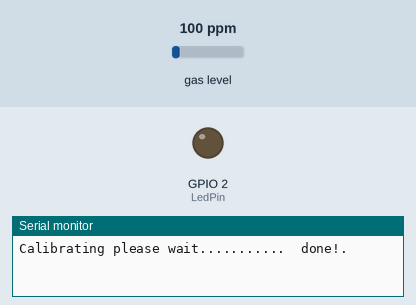
The sketch below on a simulated ESP8266 (NodeMCU). Shown: output pins drawn as LEDs (lit = HIGH), the last lines printed to the serial monitor. The inputs (shaded band) are chosen by the test bench; at power-on: gas level 100 ppm.

Above: at 0.1 s.
At 1.1 s:
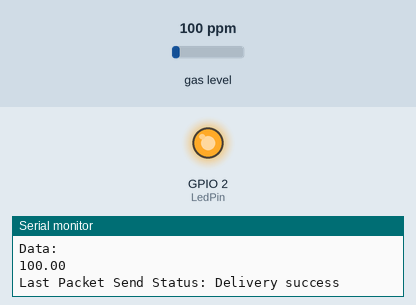
Timing chart, 0 to 2.6 s (numbered marks = the images above):
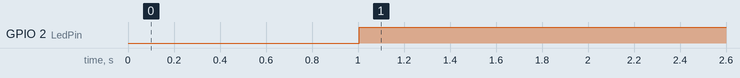

Measured:
- by itself, GPIO 2 (LedPin): LOW → HIGH at 1.0 s

The sketch:

board_2.ino
```cpp
#include <ESP8266WiFi.h>
#include <espnow.h>
#include <MQUnifiedsensor.h>

#define placa "ESP 8266"
#define Voltage_Resolution 5
#define pin A0 // Analog input 0 of your Arduino
#define type "MQ-135" // MQ135
#define ADC_Bit_Resolution 10
#define RatioMQ135CleanAir 3.6 // RS / R0 = 3.6 ppm

// Declare Sensor
MQUnifiedsensor MQ135(placa, Voltage_Resolution, ADC_Bit_Resolution, pin, type);

const int LedPin = 2;

// REPLACE WITH RECEIVER MAC Address FC:B4:67:93:FE:88
uint8_t broadcastAddress[] = {0xFC, 0xB4, 0x67, 0x93, 0xFE, 0x88};

// Set your Board ID (ESP32 Sender #1 = BOARD_ID 1, ESP32 Sender #2 = BOARD_ID 2, etc)
#define BOARD_ID 2

// Structure example to send data
// Must match the receiver structure
typedef struct struct_message {
    int id;
    float dataSensor;
} struct_message;

// Create a struct_message called test to store variables to be sent
struct_message myData;

unsigned long lastTime = 0;
unsigned long timerDelay = 1000;

// Pin untuk sensor MQ-135
const int mq135Pin = A0;

// Callback when data is sent
void OnDataSent(uint8_t *mac_addr, uint8_t sendStatus) {
  Serial.print("\r\nLast Packet Send Status: ");
  if (sendStatus == 0) {
    Serial.println("Delivery success");
    digitalWrite(LedPin,HIGH);
  } else {
    Serial.println("Delivery fail");
    digitalWrite(LedPin,LOW);
  }
}

void setup() {
  // Init Serial Monitor
  Serial.begin(115200);

  pinMode(LedPin, OUTPUT);

  // Set math model to calculate the PPM concentration and the value of constants
  MQ135.setRegressionMethod(1); // _PPM =  a*ratio^b
  MQ135.setA(110.47); MQ135.setB(-2.862); // Configure the equation to calculate CO2 concentration CO2      | 110.47 | -2.862

  MQ135.init();

  Serial.print("Calibrating please wait.");
  float calcR0 = 0;
  for (int i = 1; i <= 10; i++) {
    MQ135.update(); // Update data, the Arduino will read the voltage from the analog pin
    calcR0 += MQ135.calibrate(RatioMQ135CleanAir);
    Serial.print(".");
  }
  MQ135.setR0(calcR0 / 10);
  Serial.println("  done!.");

  if (isinf(calcR0)) {
    Serial.println("Warning: Connection issue, R0 is infinite (Open circuit detected) please check your wiring and supply");
    while (1);
  }
  if (calcR0 == 0) {
    Serial.println("Warning: Connection issue found, R0 is zero (Analog pin shorts to ground) please check your wiring and supply");
    while (1);
  }
  /*****************************  MQ Calibration ********************************************/
  MQ135.serialDebug(true);

  // Set device as a Wi-Fi Station
  WiFi.mode(WIFI_STA);
  WiFi.disconnect();

  // Init ESP-NOW
  if (esp_now_init() != 0) {
    Serial.println("Error initializing ESP-NOW");
    return;
  }
  // Set ESP-NOW role
  esp_now_set_self_role(ESP_NOW_ROLE_CONTROLLER);

  // Once ESPNow is successfully init, we will register for Send CB to
  // get the status of Trasnmitted packet
  esp_now_register_send_cb(OnDataSent);

  // Register peer
  esp_now_add_peer(broadcastAddress, ESP_NOW_ROLE_SLAVE, 1, NULL, 0);
}

void loop() {
  if ((millis() - lastTime) > timerDelay) {
    // Baca nilai dari sensor MQ-135
    MQ135.update(); // Update data, the Arduino will read the voltage from the analog pin

    float co2Level = MQ135.readSensor();

    // Set nilai untuk dikirim
    myData.id = BOARD_ID;
    myData.dataSensor = co2Level;

    Serial.println("Data: ");
    Serial.println(co2Level);

    // Kirim pesan melalui ESP-NOW
    esp_now_send(0, (uint8_t *)&myData, sizeof(myData));
    lastTime = millis();
  }
}
```
